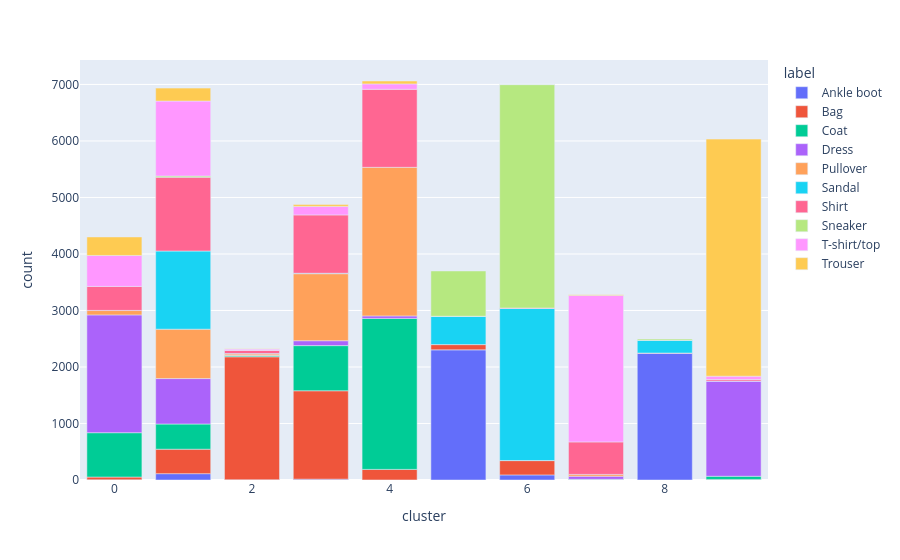

The notebook cell saved with this chart:
### Code cell
pd.options.plotting.backend = "plotly"
repartition_cluster.plot.bar(x = "cluster",y="count",color = "label")

### Figure 1 — Plotly figure (JSON) as saved in the notebook; plotly's stock layout.template omitted (floating-point values rounded to 4 significant figures)
{"data": [{"hovertemplate": "label=Ankle boot<br>cluster=%{x}<br>count=%{y}<extra></extra>", "legendgroup": "Ankle boot", "marker": {"color": "#636efa", "pattern": {"shape": ""}}, "name": "Ankle boot", "orientation": "v", "showlegend": true, "textposition": "auto", "type": "bar", "x": [5, 8, 1, 6, 3, 0, 2, 4, 9], "xaxis": "x", "y": [2303, 2244, 112, 90, 15, 4, 4, 1, 1], "yaxis": "y"}, {"hovertemplate": "label=Bag<br>cluster=%{x}<br>count=%{y}<extra></extra>", "legendgroup": "Bag", "marker": {"color": "#EF553B", "pattern": {"shape": ""}}, "name": "Bag", "orientation": "v", "showlegend": true, "textposition": "auto", "type": "bar", "x": [2, 3, 1, 6, 4, 5, 0, 9, 7, 8], "xaxis": "x", "y": [2176, 1564, 433, 253, 187, 93, 48, 9, 6, 3], "yaxis": "y"}, {"hovertemplate": "label=Coat<br>cluster=%{x}<br>count=%{y}<extra></extra>", "legendgroup": "Coat", "marker": {"color": "#00cc96", "pattern": {"shape": ""}}, "name": "Coat", "orientation": "v", "showlegend": true, "textposition": "auto", "type": "bar", "x": [4, 3, 0, 1, 9, 2, 7], "xaxis": "x", "y": [2672, 799, 785, 446, 56, 19, 6], "yaxis": "y"}, {"hovertemplate": "label=Dress<br>cluster=%{x}<br>count=%{y}<extra></extra>", "legendgroup": "Dress", "marker": {"color": "#ab63fa", "pattern": {"shape": ""}}, "name": "Dress", "orientation": "v", "showlegend": true, "textposition": "auto", "type": "bar", "x": [0, 9, 1, 3, 7, 4, 2], "xaxis": "x", "y": [2085, 1684, 804, 87, 55, 44, 6], "yaxis": "y"}, {"hovertemplate": "label=Pullover<br>cluster=%{x}<br>count=%{y}<extra></extra>", "legendgroup": "Pullover", "marker": {"color": "#FFA15A", "pattern": {"shape": ""}}, "name": "Pullover", "orientation": "v", "showlegend": true, "textposition": "auto", "type": "bar", "x": [4, 3, 1, 0, 7, 2, 9, 6], "xaxis": "x", "y": [2629, 1186, 874, 77, 32, 26, 2, 2], "yaxis": "y"}, {"hovertemplate": "label=Sandal<br>cluster=%{x}<br>count=%{y}<extra></extra>", "legendgroup": "Sandal", "marker": {"color": "#19d3f3", "pattern": {"shape": ""}}, "name": "Sandal", "orientation": "v", "showlegend": true, "textposition": "auto", "type": "bar", "x": [6, 1, 5, 8, 3, 2, 0], "xaxis": "x", "y": [2692, 1383, 500, 226, 8, 6, 2], "yaxis": "y"}, {"hovertemplate": "label=Shirt<br>cluster=%{x}<br>count=%{y}<extra></extra>", "legendgroup": "Shirt", "marker": {"color": "#FF6692", "pattern": {"shape": ""}}, "name": "Shirt", "orientation": "v", "showlegend": true, "textposition": "auto", "type": "bar", "x": [4, 1, 3, 7, 0, 2, 9, 6, 5, 8], "xaxis": "x", "y": [1381, 1306, 1032, 575, 425, 59, 26, 7, 2, 1], "yaxis": "y"}, {"hovertemplate": "label=Sneaker<br>cluster=%{x}<br>count=%{y}<extra></extra>", "legendgroup": "Sneaker", "marker": {"color": "#B6E880", "pattern": {"shape": ""}}, "name": "Sneaker", "orientation": "v", "showlegend": true, "textposition": "auto", "type": "bar", "x": [6, 5, 1, 8, 2], "xaxis": "x", "y": [3953, 801, 22, 22, 1], "yaxis": "y"}, {"hovertemplate": "label=T-shirt/top<br>cluster=%{x}<br>count=%{y}<extra></extra>", "legendgroup": "T-shirt/top", "marker": {"color": "#FF97FF", "pattern": {"shape": ""}}, "name": "T-shirt/top", "orientation": "v", "showlegend": true, "textposition": "auto", "type": "bar", "x": [7, 1, 0, 3, 4, 9, 2, 6], "xaxis": "x", "y": [2593, 1326, 548, 150, 96, 59, 21, 3], "yaxis": "y"}, {"hovertemplate": "label=Trouser<br>cluster=%{x}<br>count=%{y}<extra></extra>", "legendgroup": "Trouser", "marker": {"color": "#FECB52", "pattern": {"shape": ""}}, "name": "Trouser", "orientation": "v", "showlegend": true, "textposition": "auto", "type": "bar", "x": [9, 0, 1, 4, 3, 7, 2], "xaxis": "x", "y": [4196, 327, 229, 51, 33, 12, 4], "yaxis": "y"}], "layout": {"barmode": "relative", "legend": {"title": {"text": "label"}, "tracegroupgap": 0}, "margin": {"t": 60}, "xaxis": {"anchor": "y", "domain": [0, 1], "title": {"text": "cluster"}}, "yaxis": {"anchor": "x", "domain": [0, 1], "title": {"text": "count"}}}}
